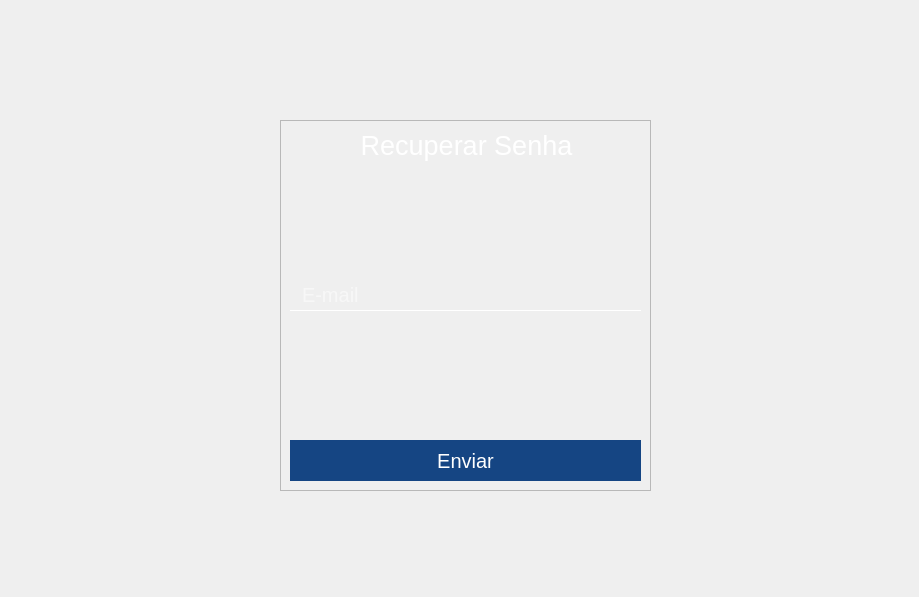
<?xml version="1.0" encoding="UTF-8"?>
<ui version="4.0">
 <class>Esqueceu_Senha</class>
 <widget class="QMainWindow" name="Esqueceu_Senha">
  <property name="geometry">
   <rect>
    <x>0</x>
    <y>0</y>
    <width>919</width>
    <height>597</height>
   </rect>
  </property>
  <property name="minimumSize">
   <size>
    <width>919</width>
    <height>597</height>
   </size>
  </property>
  <property name="maximumSize">
   <size>
    <width>919</width>
    <height>597</height>
   </size>
  </property>
  <property name="windowTitle">
   <string>MainWindow</string>
  </property>
  <widget class="QWidget" name="centralwidget">
   <widget class="QLabel" name="img_medico">
    <property name="geometry">
     <rect>
      <x>-80</x>
      <y>0</y>
      <width>1011</width>
      <height>601</height>
     </rect>
    </property>
    <property name="text">
     <string/>
    </property>
    <property name="pixmap">
     <pixmap>imagens/image 4imagem_medico.jpg</pixmap>
    </property>
    <property name="scaledContents">
     <bool>true</bool>
    </property>
   </widget>
   <widget class="QFrame" name="frame_esqueceu_senha">
    <property name="geometry">
     <rect>
      <x>280</x>
      <y>120</y>
      <width>371</width>
      <height>371</height>
     </rect>
    </property>
    <property name="frameShape">
     <enum>QFrame::StyledPanel</enum>
    </property>
    <property name="frameShadow">
     <enum>QFrame::Raised</enum>
    </property>
    <widget class="QLabel" name="retangulo_azul">
     <property name="geometry">
      <rect>
       <x>0</x>
       <y>0</y>
       <width>371</width>
       <height>371</height>
      </rect>
     </property>
     <property name="mouseTracking">
      <bool>true</bool>
     </property>
     <property name="text">
      <string/>
     </property>
     <property name="pixmap">
      <pixmap resource="QRC_login.qrc">:/imagens/imagens/Rectangle_18backgroundarealogar-removebg-preview.png</pixmap>
     </property>
     <property name="scaledContents">
      <bool>true</bool>
     </property>
     <property name="wordWrap">
      <bool>false</bool>
     </property>
    </widget>
    <widget class="QLabel" name="label_recuperarsenha">
     <property name="geometry">
      <rect>
       <x>6</x>
       <y>10</y>
       <width>361</width>
       <height>31</height>
      </rect>
     </property>
     <property name="font">
      <font>
       <pointsize>20</pointsize>
      </font>
     </property>
     <property name="text">
      <string>&lt;!DOCTYPE HTML PUBLIC &quot;-//W3C//DTD HTML 4.0//EN&quot; &quot;http://www.w3.org/TR/REC-html40/strict.dtd&quot;&gt;
&lt;html&gt;&lt;head&gt;&lt;meta name=&quot;qrichtext&quot; content=&quot;1&quot; /&gt;&lt;style type=&quot;text/css&quot;&gt;
p, li { white-space: pre-wrap; }
&lt;/style&gt;&lt;/head&gt;&lt;body style=&quot; font-family:'MS Shell Dlg 2'; font-size:20pt; font-weight:400; font-style:normal;&quot;&gt;
&lt;p align=&quot;center&quot; style=&quot; margin-top:0px; margin-bottom:0px; margin-left:0px; margin-right:0px; -qt-block-indent:0; text-indent:0px;&quot;&gt;&lt;span style=&quot; color:#ffffff;&quot;&gt;Recuperar Senha&lt;/span&gt;&lt;/p&gt;&lt;/body&gt;&lt;/html&gt;</string>
     </property>
    </widget>
    <widget class="QLineEdit" name="lineEdit_email">
     <property name="geometry">
      <rect>
       <x>10</x>
       <y>160</y>
       <width>351</width>
       <height>31</height>
      </rect>
     </property>
     <property name="styleSheet">
      <string notr="true">QLineEdit{
	border: none;
    border-bottom:1px solid #fff;
    background-color: transparent;
    color: #fff;
    font-size: 20px;
    padding-left: 10px;
  
}</string>
     </property>
     <property name="inputMask">
      <string/>
     </property>
     <property name="echoMode">
      <enum>QLineEdit::Normal</enum>
     </property>
     <property name="placeholderText">
      <string>E-mail</string>
     </property>
     <property name="clearButtonEnabled">
      <bool>false</bool>
     </property>
    </widget>
    <widget class="QPushButton" name="btn_Enviar">
     <property name="geometry">
      <rect>
       <x>10</x>
       <y>320</y>
       <width>351</width>
       <height>41</height>
      </rect>
     </property>
     <property name="cursor">
      <cursorShape>PointingHandCursor</cursorShape>
     </property>
     <property name="styleSheet">
      <string notr="true">QPushButton{
	color : #fffffffff;
	background-color : #154583;
	border : none;
	font-size: 20px;
	font-style: montserrat;
}</string>
     </property>
     <property name="text">
      <string>Enviar</string>
     </property>
    </widget>
   </widget>
   <widget class="QLabel" name="efeito_hub_academy">
    <property name="geometry">
     <rect>
      <x>130</x>
      <y>-20</y>
      <width>331</width>
      <height>271</height>
     </rect>
    </property>
    <property name="text">
     <string/>
    </property>
    <property name="pixmap">
     <pixmap resource="QRC_login.qrc">:/imagens/imagens/Group_37hubacademyefeito-removebg-preview.png</pixmap>
    </property>
    <property name="scaledContents">
     <bool>true</bool>
    </property>
   </widget>
   <widget class="QLabel" name="lateral_azul">
    <property name="geometry">
     <rect>
      <x>0</x>
      <y>0</y>
      <width>61</width>
      <height>611</height>
     </rect>
    </property>
    <property name="text">
     <string/>
    </property>
    <property name="pixmap">
     <pixmap resource="QRC_login.qrc">:/imagens/imagens/Group_36barraladoesquerdo_login-removebg-preview.png</pixmap>
    </property>
    <property name="scaledContents">
     <bool>true</bool>
    </property>
   </widget>
   <widget class="QLabel" name="efeito_traseiro">
    <property name="geometry">
     <rect>
      <x>640</x>
      <y>380</y>
      <width>47</width>
      <height>111</height>
     </rect>
    </property>
    <property name="text">
     <string/>
    </property>
    <property name="pixmap">
     <pixmap resource="QRC_login.qrc">:/imagens/imagens/Frame_1efeitoatrasdaarealogar-removebg-preview.png</pixmap>
    </property>
    <property name="scaledContents">
     <bool>true</bool>
    </property>
   </widget>
   <widget class="QLabel" name="lateral_direita">
    <property name="geometry">
     <rect>
      <x>910</x>
      <y>0</y>
      <width>61</width>
      <height>611</height>
     </rect>
    </property>
    <property name="text">
     <string/>
    </property>
    <property name="pixmap">
     <pixmap resource="QRC_login.qrc">:/imagens/imagens/Group 10desenhoesquerdo_login.jpg</pixmap>
    </property>
    <property name="scaledContents">
     <bool>true</bool>
    </property>
   </widget>
   <zorder>img_medico</zorder>
   <zorder>efeito_hub_academy</zorder>
   <zorder>frame_esqueceu_senha</zorder>
   <zorder>lateral_azul</zorder>
   <zorder>efeito_traseiro</zorder>
   <zorder>lateral_direita</zorder>
  </widget>
 </widget>
 <resources>
  <include location="QRC_login.qrc"/>
  <include location="QRC_login.qrc"/>
 </resources>
 <connections/>
</ui>
